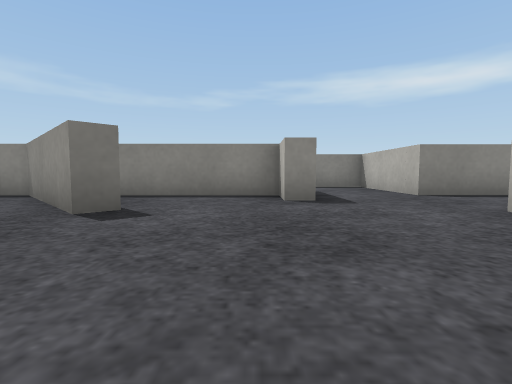
[1] (above)

24 first-person views from a walk through a Webots world. The camera is 0.09 m above the floor, tilts 4° down and sees 85° across. The floor is counted in squares, 0.2 m on a side. Each view is taken from the middle of a square. On the plan, view 1 faces up. The plan holds only what a view shows up to about 9 squares ahead; the rest is blank. The robots in the file are not drawn. Webots' stock objects and surfaces are drawn as simple stand-ins.

[2]
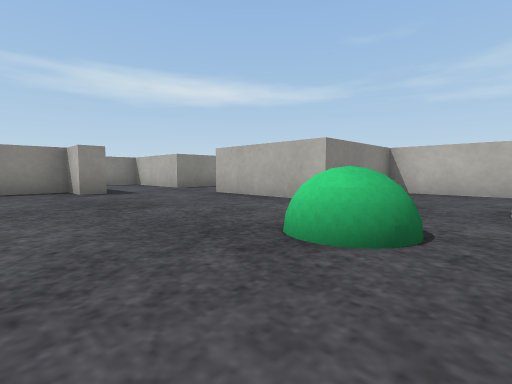

[3]
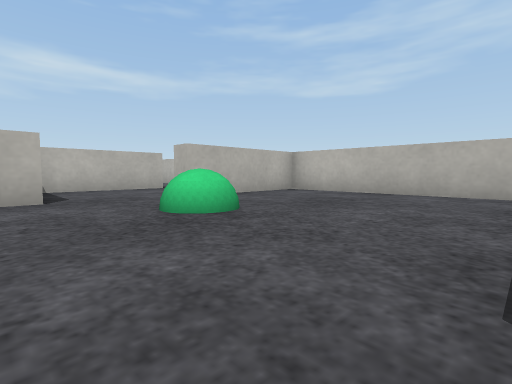

[4]
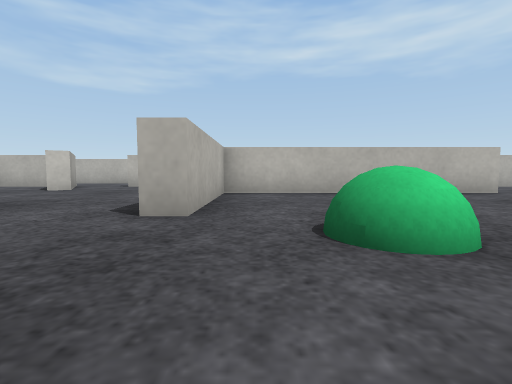

[5]
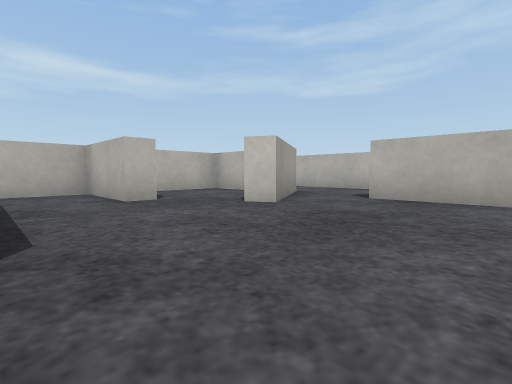

[6]
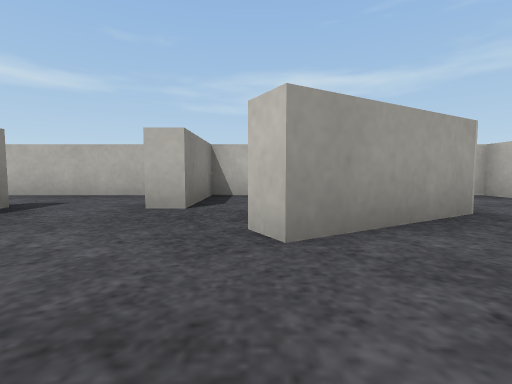

[7]
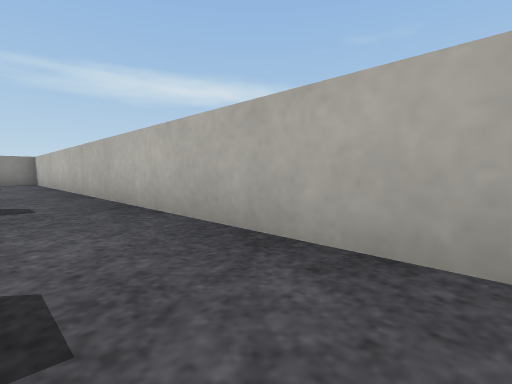

[8]
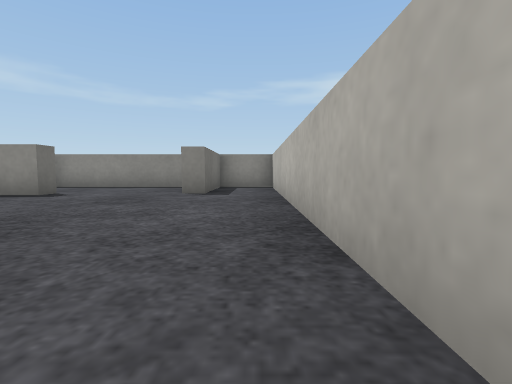

[9]
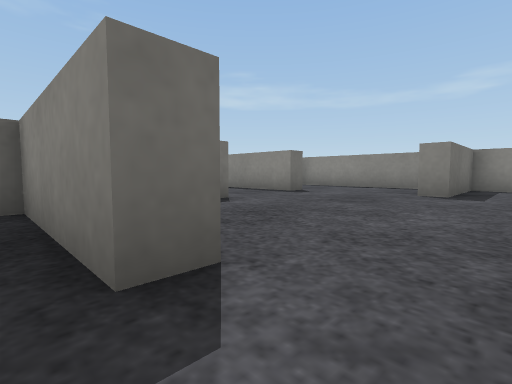

[10]
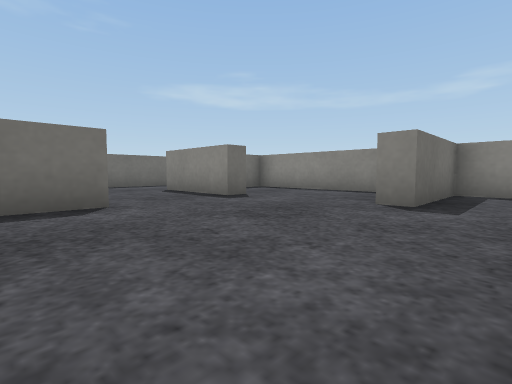

[11]
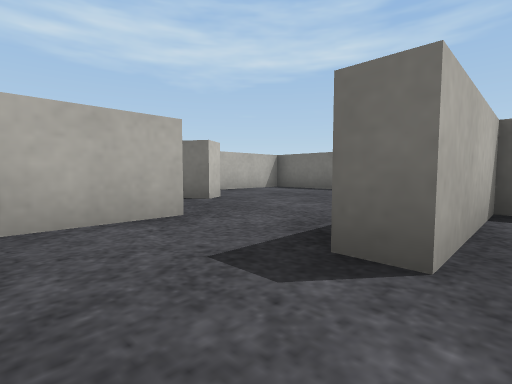

[12]
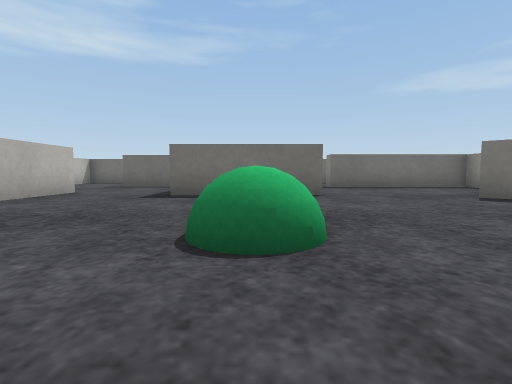

[13]
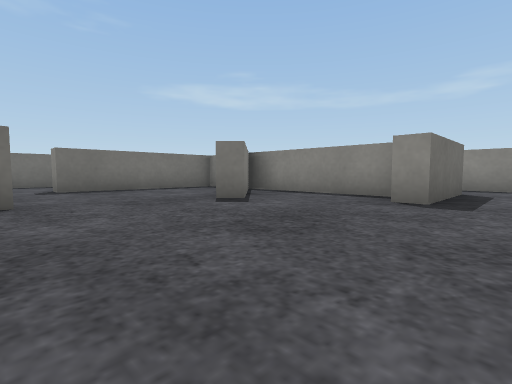

[14]
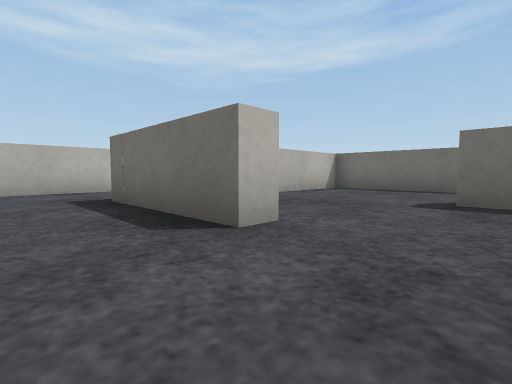

[15]
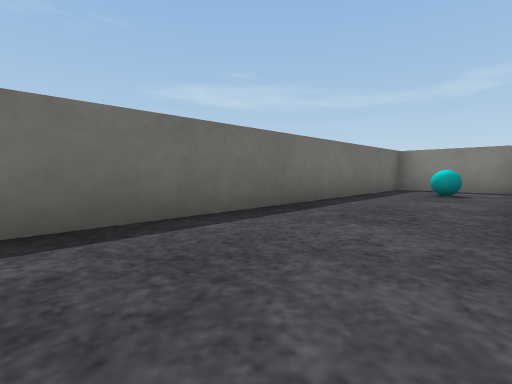

[16]
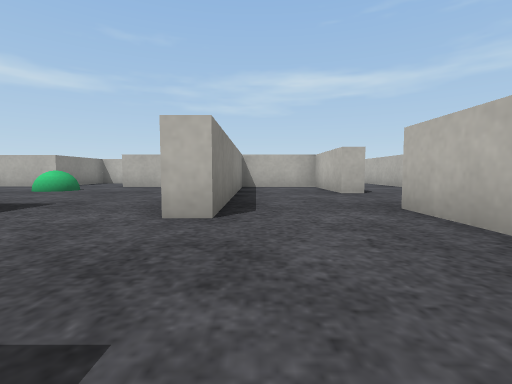

[17]
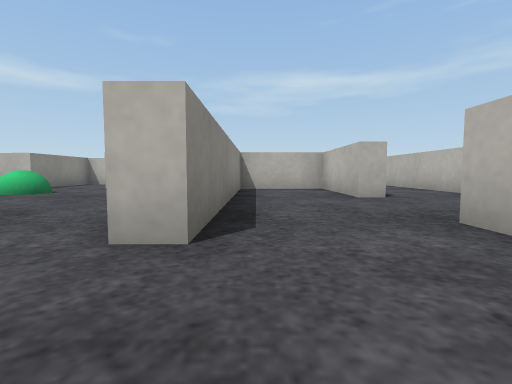

[18]
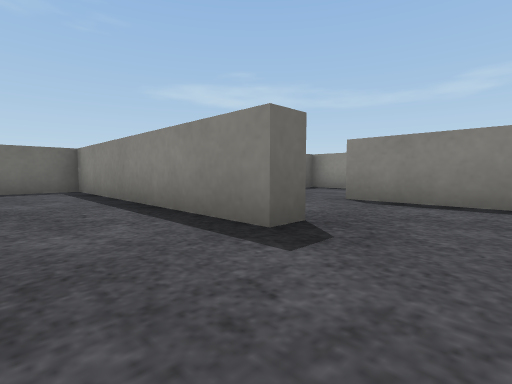

[19]
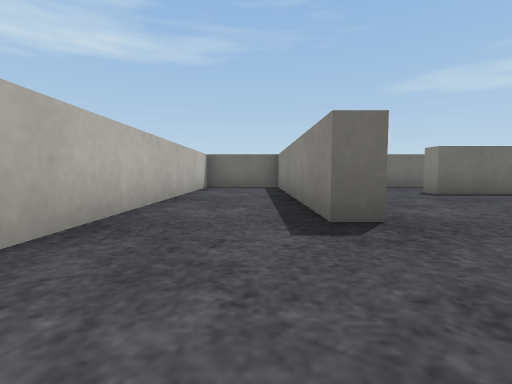

[20]
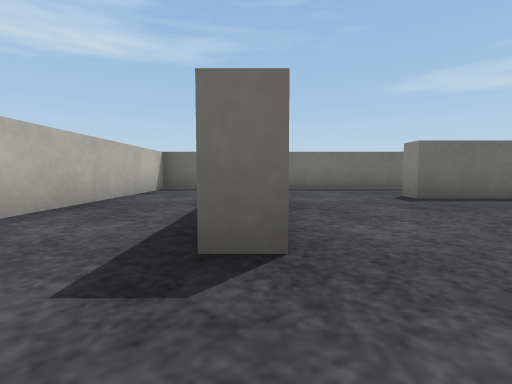

[21]
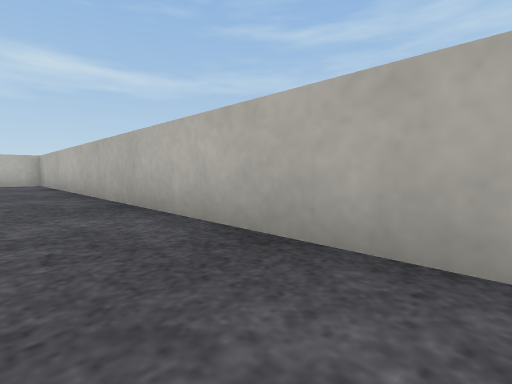

[22]
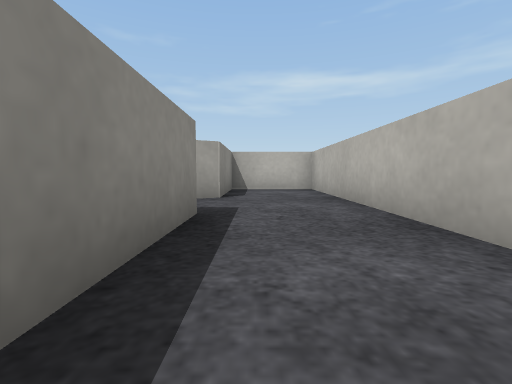

[23]
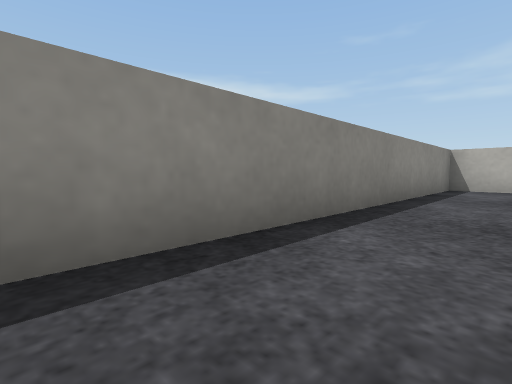

[24]
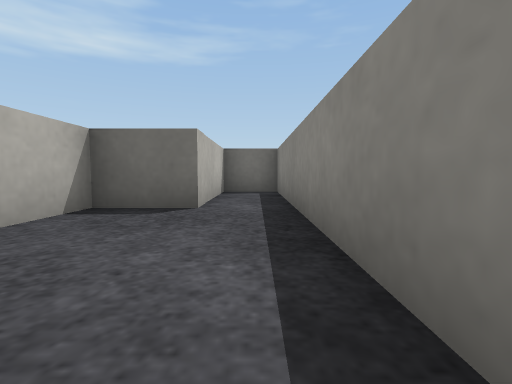

### Floor plan
Points are (right, up) in squares from view 1. A wall is a line through its corners. A room is listed if a view was taken in it or the views show most of it. See-through windows are left out.
Room 1 (views 1, 3, 4, 5, 6, 7, 8, 9, 10, 11, 12, 13, 14)
walls: (6.1, 3.3) (6.1, 2.1); (8.9, 0.9) (8.9, 0.4) (6, 0.4); (5.7, 6.1) (5.7, 5.4) (3.2, 5.4) (3.2, 6.6); (6, -2.3) (8.6, -2.3) (8.6, -2.9); (2.7, -1.9) (3.3, -1.9); (5.6, -2.9) (5.6, 0.4) (2.9, 0.4) (2.9, 3.3); (1, 6.9) (1, 4.5) (0.5, 4.5) (0.5, 5.4) (-3.7, 5.4); (7.7, 8.5) (3.7, 8.5) (3.7, 7.9); (-2.5, 0.3) (-2.5, -1.4); (8.5, -5.1) (8.5, -4.6) (10.5, -4.6) (10.5, 8.2); (3.2, -5.9) (3.2, -7.8) (6.1, -7.8); (10.6, 8.5) (8.9, 8.5) (8.9, 6) (8.4, 6); (-3.4, 5.1) (-1.6, 3.3) (-2, 3); (7.2, -7) (6.8, -6.2) (7.2, -5.9) (7.5, -6.5)
ways out: opening at (0, -2) to room 2; opening at (-3, 1.5) to room 3; opening at (2, 6) to room 6; opening at (9, -6) to room 10
objects: green ball (1, -1)
Room 2 (view 2)
walls: (-2.5, -1.4) (-2.5, -2.7); (-3.3, -5.1) (2.7, -5.1) (2.7, -1.9)
ways out: opening at (0, -2) to room 1; opening at (-3, -3.5) to room 11
Room 3 (view 15)
walls: (-3, 0.3) (-2.5, 0.3); (-2, 3) (-4.4, 5.4) (-5.5, 5.4) (-5.5, 1.3) (-6.1, 1.3)
ways out: opening at (-3, 1.5) to room 1; opening at (-6, 0) to room 7
Room 4 (views 16, 17)
walls: (-5.8, -5.1) (-6.4, -5.1); (-3.3, -5.6) (-3.3, -5.1); (-6.1, -7.8) (-5.6, -7.8)
ways out: opening at (-3, -6.5) to room 8; opening at (-6, -6.5) to room 9; opening at (-4.5, -5) to room 11
Room 5 (views 18, 19, 20, 21, 22)
walls: (0, -8.4) (0, -7.8); (-2.5, -7.8) (-2.5, -8.4) (-8.5, -8.4) (-8.5, -10.5) (10.5, -10.5) (10.5, -8.4) (8, -8.4) (7.2, -7); (6.1, -8.4) (3.6, -8.4)
ways out: opening at (-1, -8) to room 8
Room 6 (views 23, 24)
walls: (3.2, 6.6) (3.2, 8.5) (-8.5, 8.5) (-8.5, 7.3) (-5.5, 7.3) (-5.5, 5.9) (-4.2, 5.9)
ways out: opening at (2, 6) to room 1
Room 7 (no view inside)
walls: (-6.2, 6.8) (-8.5, 6.8) (-8.5, -2.3) (-5.9, -2.3)
ways out: opening at (-6, 0) to room 3
objects: ball (-7, 5)
Room 8 (no view inside)
walls: (0, -7.8) (2.7, -7.8) (2.7, -5.6) (-3.3, -5.6); (-4.1, -7.8) (-2.5, -7.8)
ways out: opening at (-3, -6.5) to room 4; opening at (-1, -8) to room 5
Room 9 (no view inside)
walls: (-8.5, -3.9) (-8.5, -7.1)
ways out: opening at (-6, -6.5) to room 4
Room 10 (no view inside)
walls: (8.5, -7.8) (10.5, -7.8) (10.5, -5.1) (8.5, -5.1)
ways out: opening at (9, -6) to room 1
Room 11 (no view inside)
walls: (-4.6, -2.7) (-5.8, -2.7) (-5.8, -5.1)
ways out: opening at (-3, -3.5) to room 2; opening at (-4.5, -5) to room 4

Positions as (right, up) in squares from view 1, and headings:
1: (0, 0), facing up
2: (-1, -2), facing up-right
3: (-2, 1), facing down-right
4: (2, 1), facing down
5: (4, -3), facing down-right
6: (5, -6), facing right
7: (9, -4), facing up-right
8: (10, 0), facing up
9: (10, 0), facing up-left
10: (10, 2), facing up-left
11: (10, -2), facing down-left
12: (3, -1), facing left
13: (2, 0), facing up-left
14: (-1, 2), facing down-left
15: (-6, -1), facing up-left
16: (-6, -6), facing right
17: (-5, -6), facing right
18: (-1, -10), facing up-left
19: (0, -9), facing left
20: (-1, -8), facing left
21: (-1, -9), facing down-right
22: (3, -9), facing right
23: (-5, 7), facing up-right
24: (-2, 8), facing left
